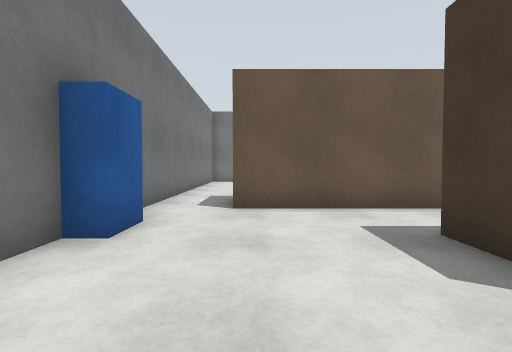
[1] (above)

24 first-person views from a walk through a robot-simulator world made for Gazebo. The camera is 0.94 m above the floor, tilts 2° down and sees 80° across. The floor is counted in squares, 1 m on a side. Each view is taken from the middle of a square. On the plan, view 1 faces up. The plan holds only what a view shows up to about 11 squares ahead; the rest is blank. The place goes on beyond the plan.

[2]
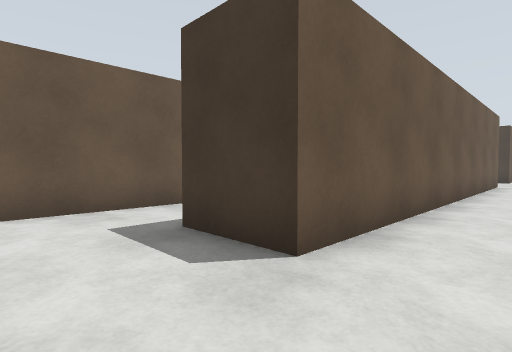

[3]
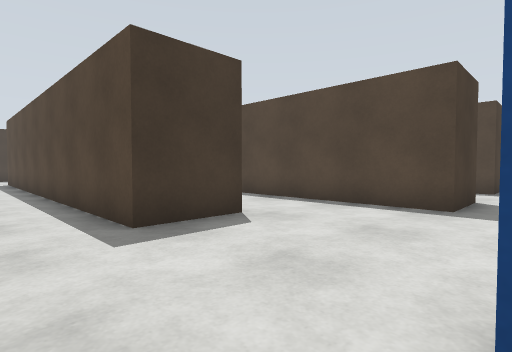

[4]
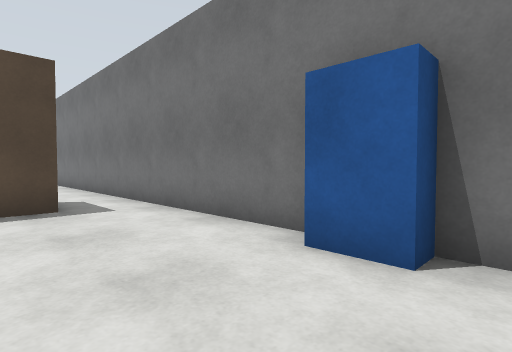

[5]
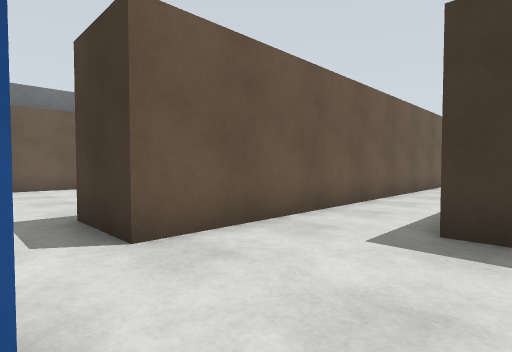

[6]
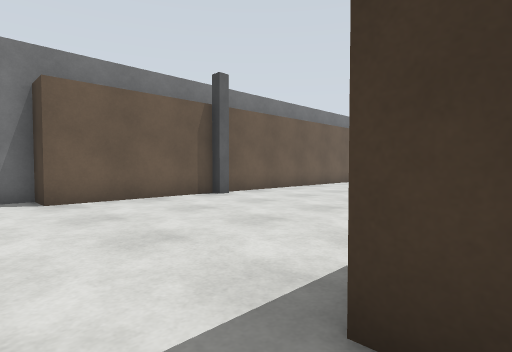

[7]
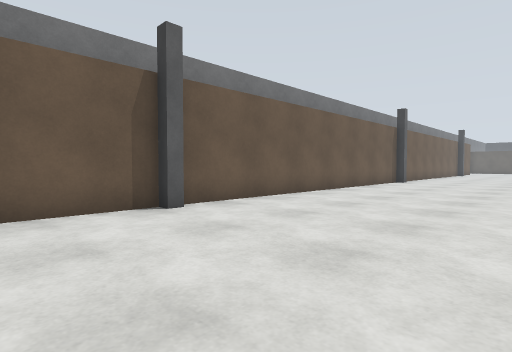

[8]
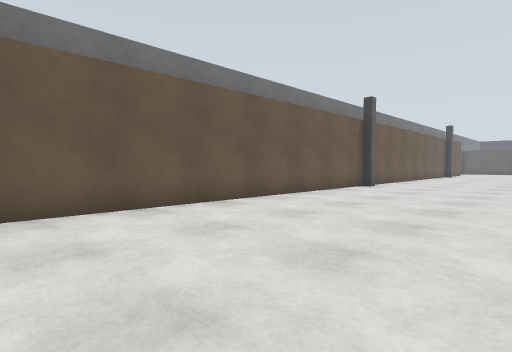

[9]
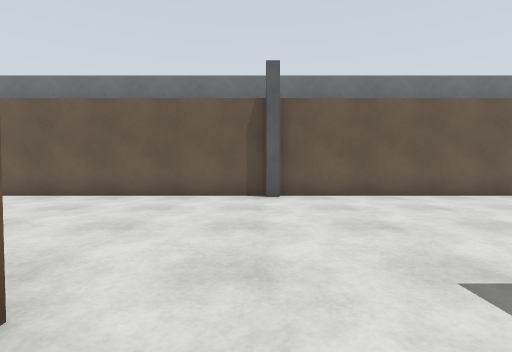

[10]
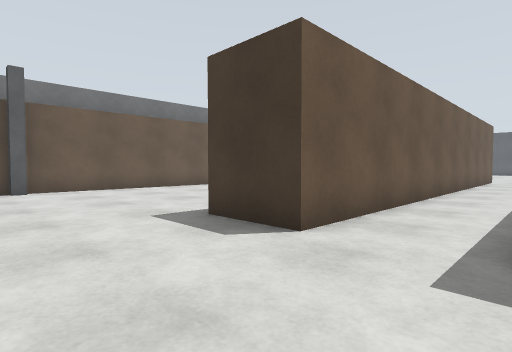

[11]
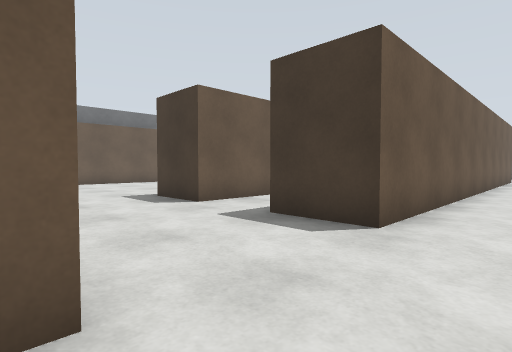

[12]
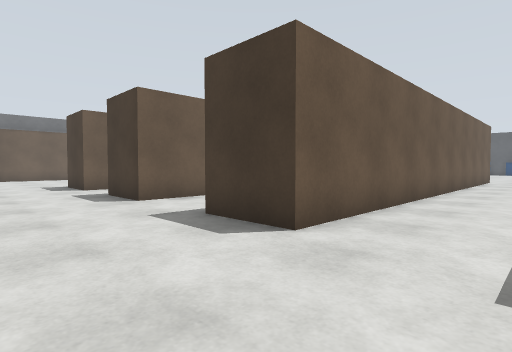

[13]
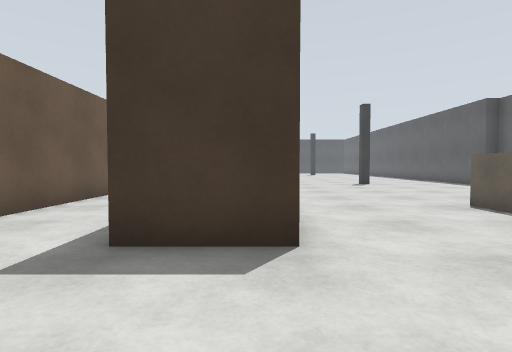

[14]
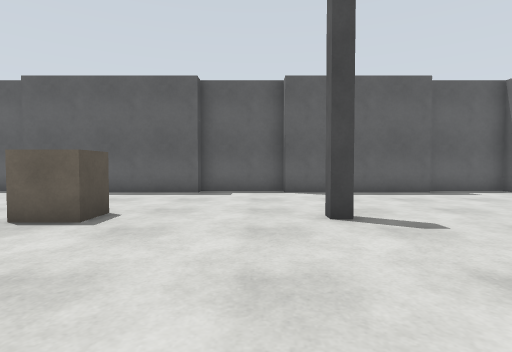

[15]
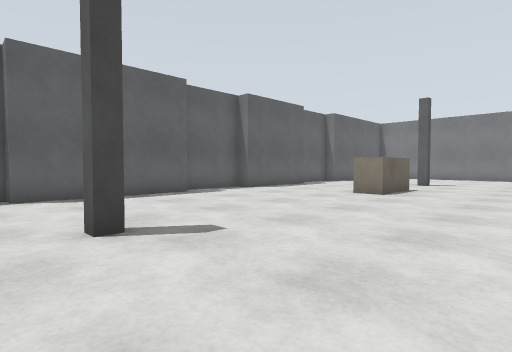

[16]
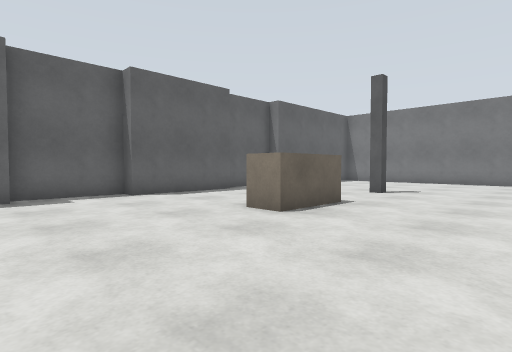

[17]
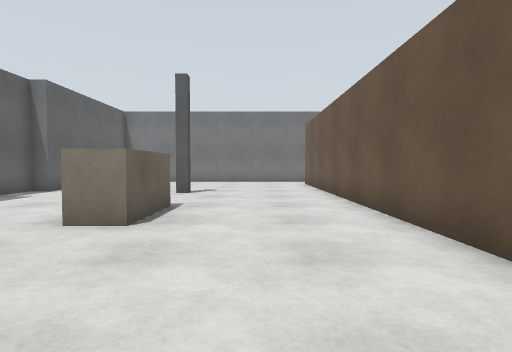

[18]
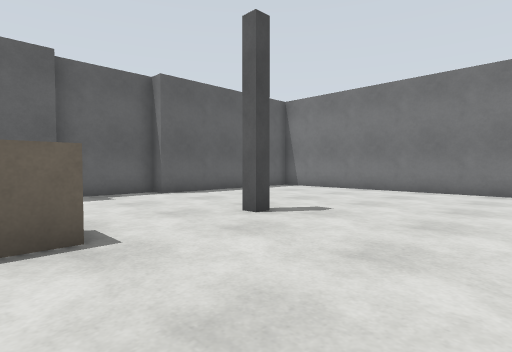

[19]
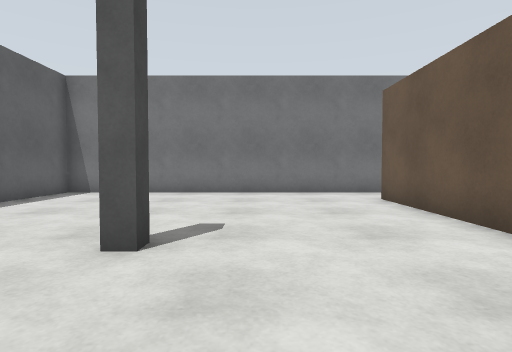

[20]
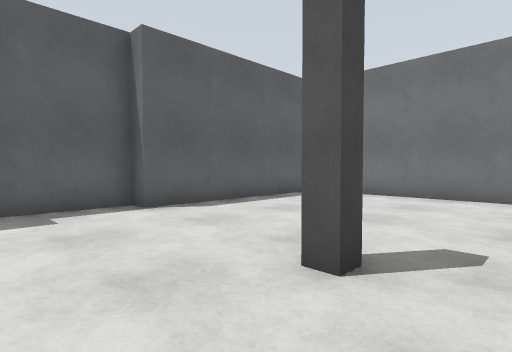

[21]
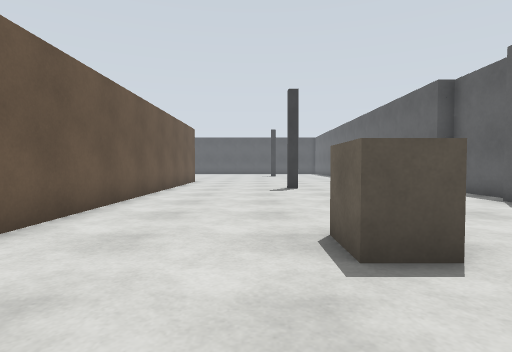

[22]
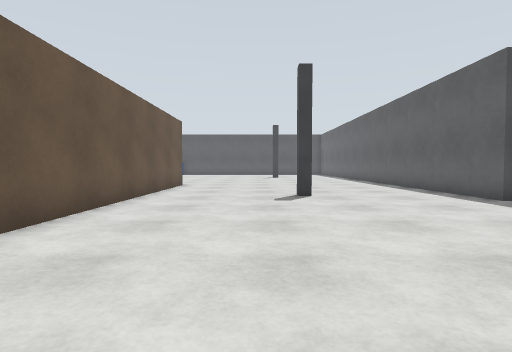

[23]
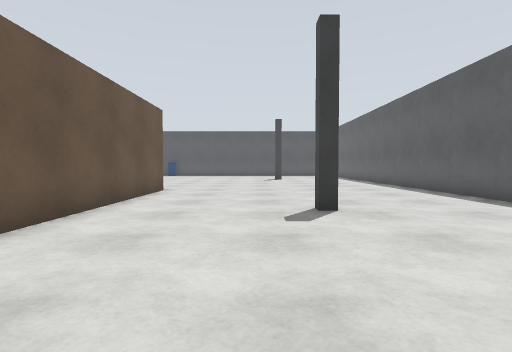

[24]
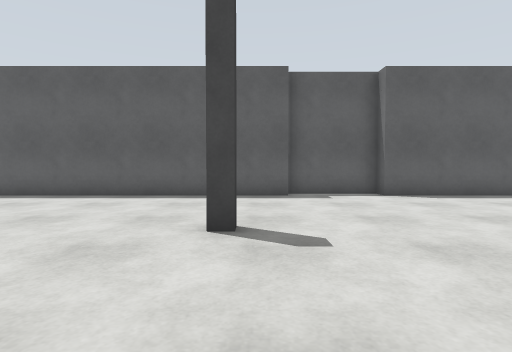

### Floor plan
Points are (right, up) in squares from view 1. A wall is a line through its corners. A room is listed if a view was taken in it or the views show most of it. See-through windows are left out.
Room 1 (views 1, 2, 4, 5, 11)
walls: (-0.5, -3.4) (-0.5, -1.1) (5.9, -1.1); (10, 6.6) (-0.5, 6.6); (-2.5, 5.5) (-2.5, -4.6); (13.8, 1.9) (2.5, 1.9) (2.5, 4.1) (11.8, 4.1); (16.6, 1.9) (16.1, 1.9)
ways out: opening at (-1.5, -3.5) to room 2; opening at (-1.5, 5.5) to room 2; opening at (16, 0.5) to room 2
objects: blue box (-2, 4) to (-2, 5)
Room 2 (views 3, 6, 7, 8, 9, 10, 12, 13, 14, 15, 16, 17, 18, 19, 20, 21, 22, 23, 24)
walls: (20.5, -8.6) (20.5, -6.2); (12.1, -8.5) (-0.5, -8.5); (29.9, -3.3) (20.5, -3.3) (20.5, -1); (29.8, 1.9) (20.5, 1.9) (20.5, 4.1); (30, 6.6) (20.5, 6.6) (20.5, 8.9); (14.5, -18.5) (18.6, -18.5); (22.4, -18.5) (27.6, -18.5); (11.5, -19.1) (13.6, -19.1); (-0.5, -7.5) (-0.5, -6.3) (0, -6.3); (7.5, -18.5) (10.6, -18.5); (26, 16.4) (-0.5, 16.4) (-0.5, 17.5) (-1.1, 17.5); (28.5, -19.1) (30.5, -19.1); (37, -8.5) (24.1, -8.5); (-0.5, 6.6) (-0.5, 8.9); (-2.5, -4.6) (-2.5, -6.1); (-2.5, -7.6) (-2.5, -18.5) (3.6, -18.5); (31.4, -18.5) (37.5, -18.5); (4.5, -19.1) (6.6, -19.1); (-2.5, 11) (-2.5, 5.5)
ways out: opening at (-1.5, -3.5) to room 1; opening at (-1.5, 5.5) to room 1; opening at (16, 0.5) to room 1
objects: grey box (4, -19); grey post (4, -14); grey post (4, 16); beige box (8, -14) to (8, -13); beige box (9, -14) to (10, -13); grey box (11, -19); grey post (18, -14); grey post (18, 16); grey box (19, -19); grey box (22, -19); beige box (23, -14) to (24, -13); grey box (28, -19); grey box (31, -19); grey post (32, -14)

Where each view was taken, in squares from view 1:
view 1: 0 up, 0 right, facing up
view 2: 0 up, 0 right, facing up-right
view 3: 6 up, 2 left, facing down-right
view 4: 6 up, 1 right, facing down-left
view 5: 3 up, 2 left, facing up-right
view 6: 8 up, 2 left, facing up-right
view 7: 10 up, 1 right, facing up-right
view 8: 10 up, 5 right, facing up-right
view 9: 7 up, 18 right, facing up
view 10: 4 up, 17 right, facing up-right
view 11: 0 up, 16 right, facing up-right
view 12: 6 down, 17 right, facing up-right
view 13: 8 down, 17 right, facing right
view 14: 8 down, 20 right, facing down
view 15: 9 down, 20 right, facing down-left
view 16: 9 down, 15 right, facing down-left
view 17: 11 down, 15 right, facing left
view 18: 9 down, 9 right, facing down-left
view 19: 12 down, 8 right, facing left
view 20: 12 down, 7 right, facing down-left
view 21: 12 down, 20 right, facing right
view 22: 12 down, 23 right, facing right
view 23: 12 down, 26 right, facing right
view 24: 9 down, 32 right, facing down
